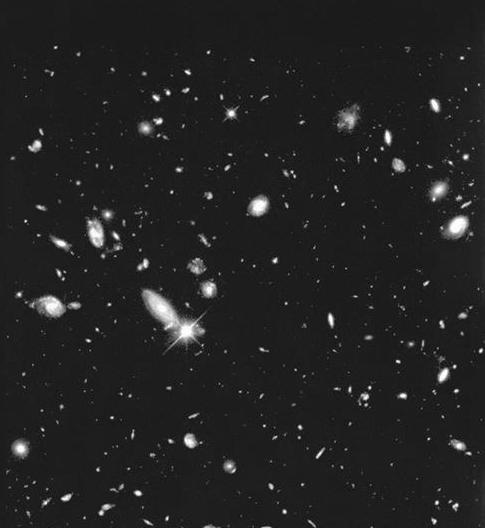
#> input picture HW_Image1.tif, 485 x 528 px
$ jupyter execute --allow-errors HW1.ipynb
#> lines starting #> are read from the running program, lines starting #| are printed output that depends on the picture; after the words box and inside, x2 and y2 are one past the last pixel; in counts of white or black regions, pixels touching at a corner belong together
[cell 1]
import skimage as ski
import skimage.filters as filters
import skimage.io as io

from scipy.signal import convolve2d
from skimage import img_as_ubyte
import matplotlib.pyplot as plt
from skimage.color import rgb2gray
import numpy as np


#Necessary Functions
def save(path, image):
    image_rescaled = (image - np.min(image)) / (np.max(image) - np.min(image))
    image_uint8 = img_as_ubyte(image_rescaled)
    io.imsave(path, image_uint8)

def normalize_img(image):
    return (image - np.min(image))/ (np.max(image) - np.min(image))

def plotimages(images,lables,title):
    plt.figure(figsize=(10, 10))
    for i,(image,label) in enumerate(zip(images,lables)):
        plt.subplot(2,2,i+1)
        plt.imshow(image, cmap='gray')
        plt.title(label)
        plt.axis("off")
        plt.savefig(f"{title}.jpg")

def powerlaw(image,gamma,c=1):
    return c * image ** gamma

def butterworth(image,D_0):
    M,N = image.shape
    LPF = np.zeros((M,N), dtype=np.float32)
    n = 2
    for u in range(M):
        for v in range(N):
            D = np.sqrt((u-M/2)**2 + (v-N/2)**2)
            LPF[u,v] = 1 / (1 + (D/D_0)**n)
    return LPF


def fromfreq(image):
    #Shifts fourier representation back
    shifted = np.fft.ifftshift(image)
    #Runs reverse fft and converts to real numbers
    filtered_image = np.fft.ifft2(shifted).real
    return filtered_image

def tofreq(image):
    fourier = np.fft.fft2(image)
    return np.fft.fftshift(fourier)

**Q1**<br>
The Gaussian Blur was done with a sk-image function, and the threshold was applied with np.where().

[cell 2]
#I originally tried this assignment with Pil, then OpenCV, but I agree with the professor that sk-image is the best
img1 = io.imread("HW_Image1.tif")
#> img1 is the input picture: shape (528, 485); min 0, max 255, mean 34.5

img1 = normalize_img(img1)
#Gaussian Filter
blurredimg = ski.filters.gaussian(img1,sigma=5) * 255

#Conditional function, it thresholds them at intensity = 150
thresholded = np.where(blurredimg > 150,255,0)
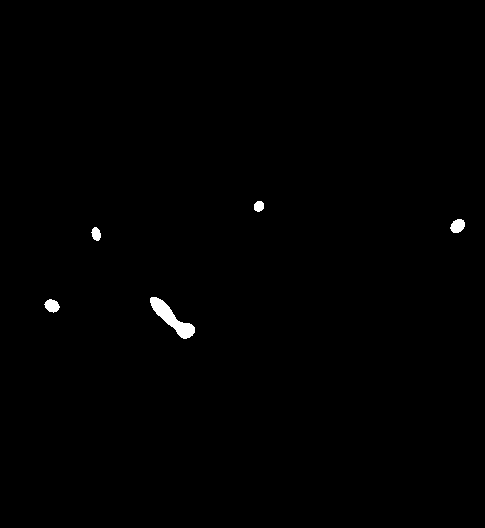
#> thresholded: shape (528, 485) int64; 0.46% white; 5 white regions, box (x1, y1, x2, y2) and area: (150, 297, 195, 339) 675, (450, 219, 465, 233) 158, (44, 299, 60, 313) 151, (91, 227, 101, 241) 100, (254, 201, 264, 212) 90

save('1/image.jpg', img1)
save('1/blurred.jpg', blurredimg)
#> call 2 of save, with path = '1/blurred.jpg'
#> in save (call 2), `image_rescaled = (image - np.min(image)) / (np.max(image) - np.min(ima..`:
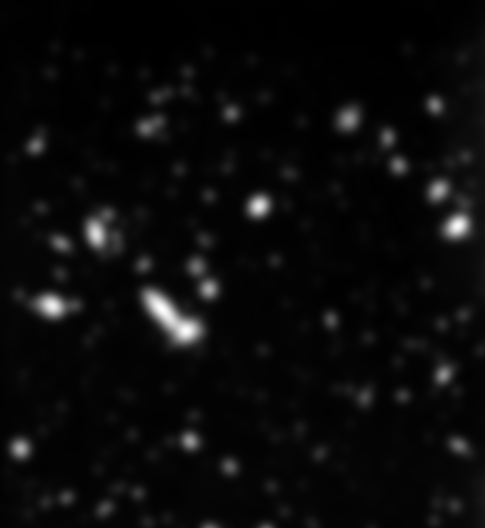
#> image_rescaled: shape (528, 485) float64; min 0, max 1, mean 0.0432
save('1/thresholded.jpg', thresholded)


ims = [img1,blurredimg,thresholded]
labels = ["Original","Gaussian Blurring","Thresholded t = 150"]
plotimages(ims,labels,"Question1")
#> the loop in plotimages, `for i,(image,label) in enumerate(zip(images,lables)):` made 3 passes
#> label on passes 1 to 3: 'Original', 'Gaussian Blurring', 'Thresholded t = 150'
#> pass 2, in plotimages, `plt.savefig(f"{title}.jpg")`:
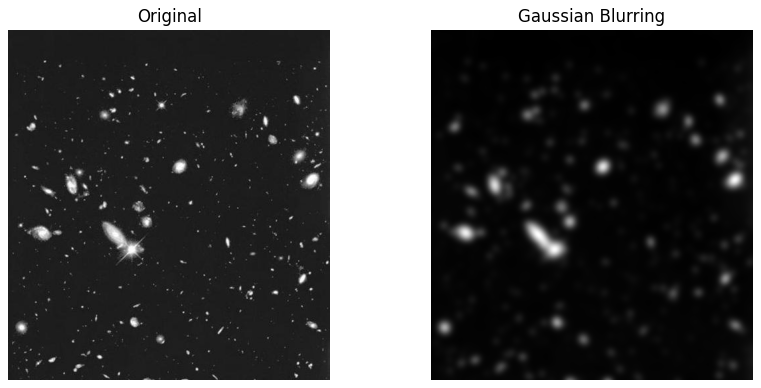
#> figure drawn by matplotlib, 2 panels

**Q2**
The laplacian was applied with the convolve2d function. There is an in-built laplacian function but I preferred to write the kernel myself. I sharpened the image by subtracting the laplacian. After that I used the skimage sobel filter.<br>

For the next section I created a 5x5 kernel and applied it with convolve2d. This averaged the image. I then masked the image by multiplying the normalized laplacian by the averaged image. After that I gamma corrected the image with gamma = 0.5

[cell 3]
img2 = io.imread("HW_Image2.tif")
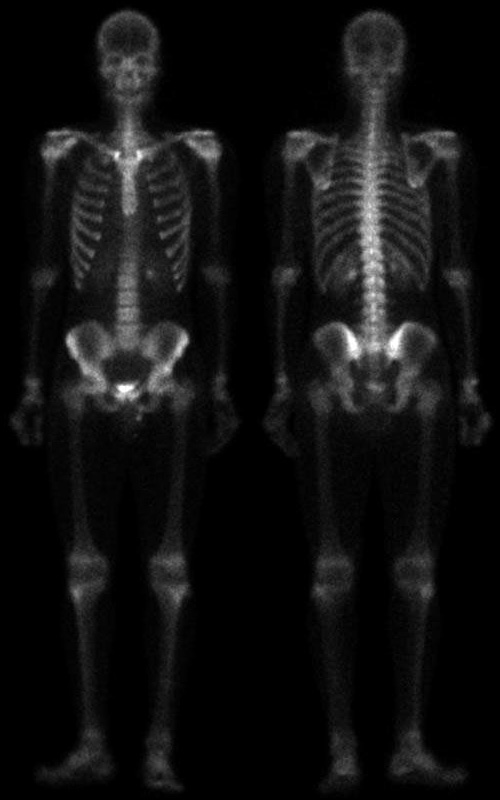
#> input picture HW_Image2.tif, 500 x 800 px
#> img2 is the input picture: shape (800, 500); min 0, max 255, mean 17.2
img2 = normalize_img(img2)

#Q2 Part 1


laplacian_kernel = np.array([[0, 1, 0], [1, -4, 1], [0, 1, 0]])

#Generate laplacian from image
laplacian = convolve2d(img2, laplacian_kernel, mode='same', boundary='symm')
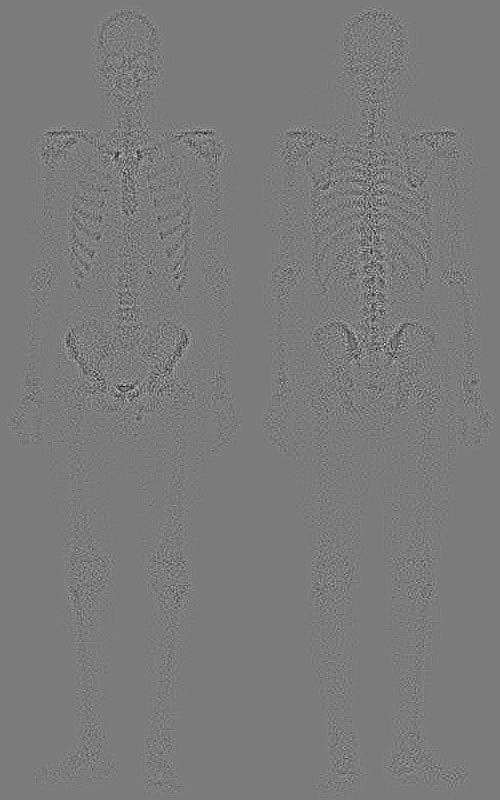
#> laplacian: shape (800, 500) float64; min -0.322, max 0.341, mean 1.08e-19; drawn with min black and max white

#Subtract laplacian representation from image
sharpened = img2 -laplacian
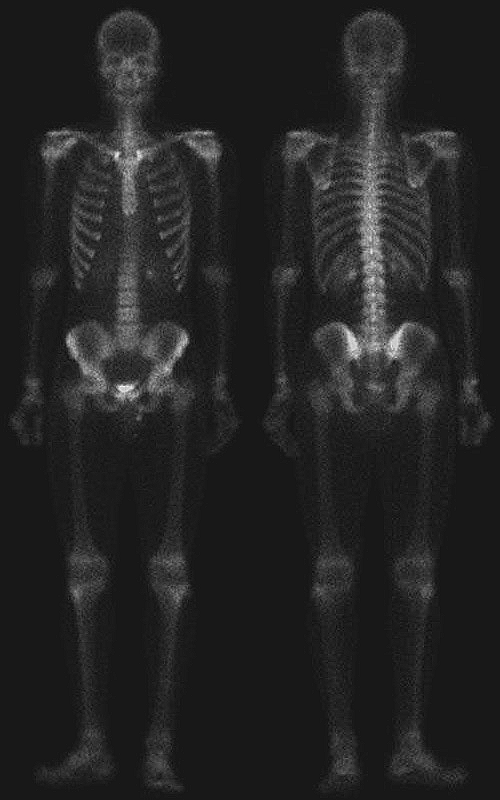
#> sharpened: shape (800, 500) float64; min -0.137, max 1.3, mean 0.0675; drawn with min black and max white

sobel_filtered = filters.sobel(img2)
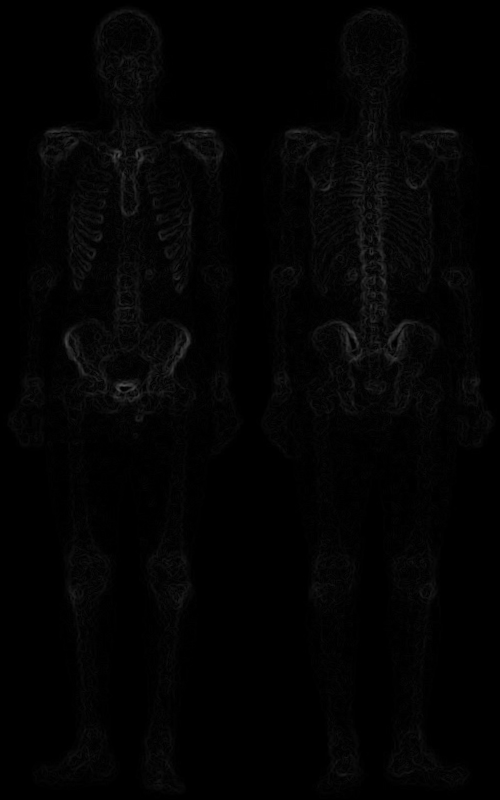
#> sobel_filtered: shape (800, 500) float64; min 0, max 0.318, mean 0.0136


save("2/original.jpg",img2)
save("2/laplacian.jpg",laplacian)
save("2/sharpened.jpg",sharpened)
save("2/sobel.jpg",sobel_filtered)
#> in save (call 7), `image_rescaled = (image - np.min(image)) / (np.max(image) - np.min(ima..`:
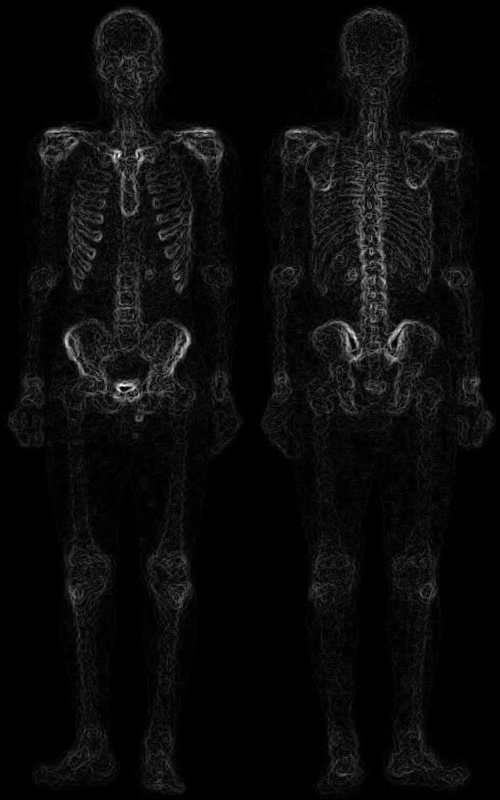
#> image_rescaled: shape (800, 500) float64; min 0, max 1, mean 0.0427

images2 = [img2,laplacian,sharpened,sobel_filtered]
labels2 = ["Original Image","Laplacian Representation","Sharpened","Sobel Filtered"]


plotimages(images2,labels2,"Question2_1")
#> the loop in plotimages (call 2), `for i,(image,label) in enumerate(zip(images,lables)):` made 4 passes

#Q2 Part 2

#Making an average filter. You can swap N with any odd number
k = 5
avgkernel = np.ones((k, k)) / k**2

averaged = convolve2d(sobel_filtered,avgkernel, mode='same', boundary='symm')
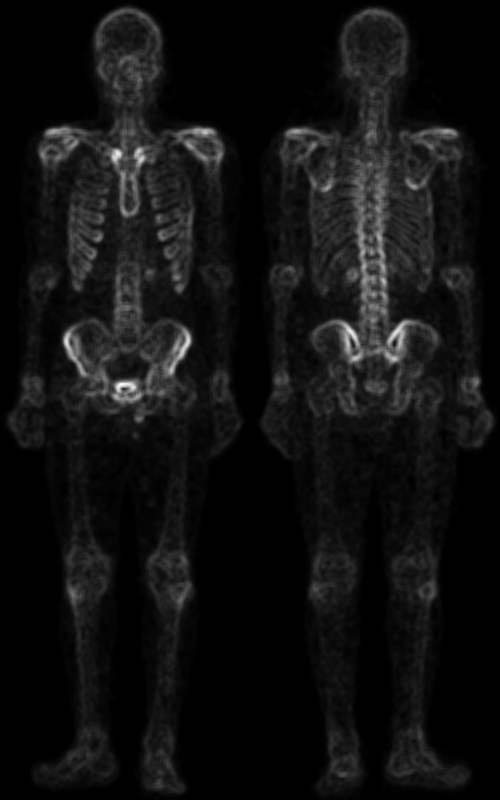
#> averaged: shape (800, 500) float64; min 0, max 0.203, mean 0.0136; drawn with min black and max white


masked = averaged * normalize_img(laplacian)
sharpened2 = img2 + masked

gammacorrected = powerlaw(normalize_img(sharpened2),0.5)
#> in powerlaw, `return c * image ** gamma`:
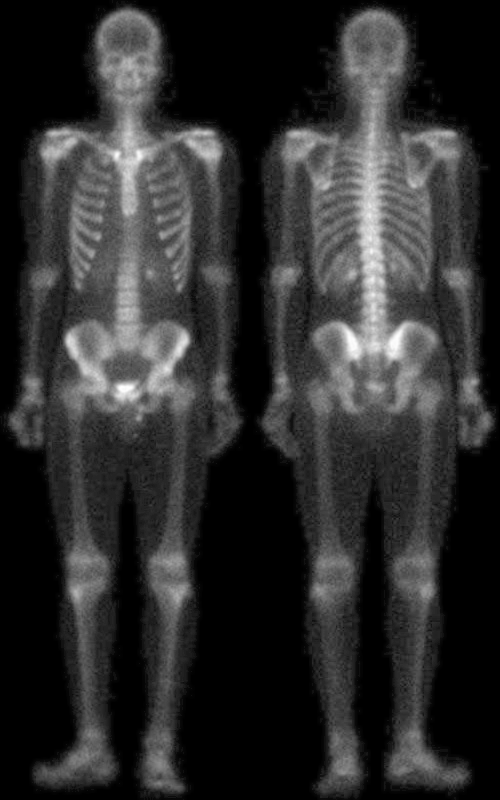
#> returned value: shape (800, 500) float64; min 0, max 1, mean 0.181
save("2/averaged.jpg",averaged)

save("2/masked.jpg",masked)

save("2/sharpened.jpg",masked)

# plt.imshow(sharpened2,cmap=plt.cm.gray)


images2_1 = [averaged,masked,sharpened2,gammacorrected]
labels2_1 = ["Smoothed w/ 5x5 kernel","Masked","Sharpened","Brightened w/ gamma = 0.5"]

plotimages(images2_1,labels2_1,"Question2_2")
